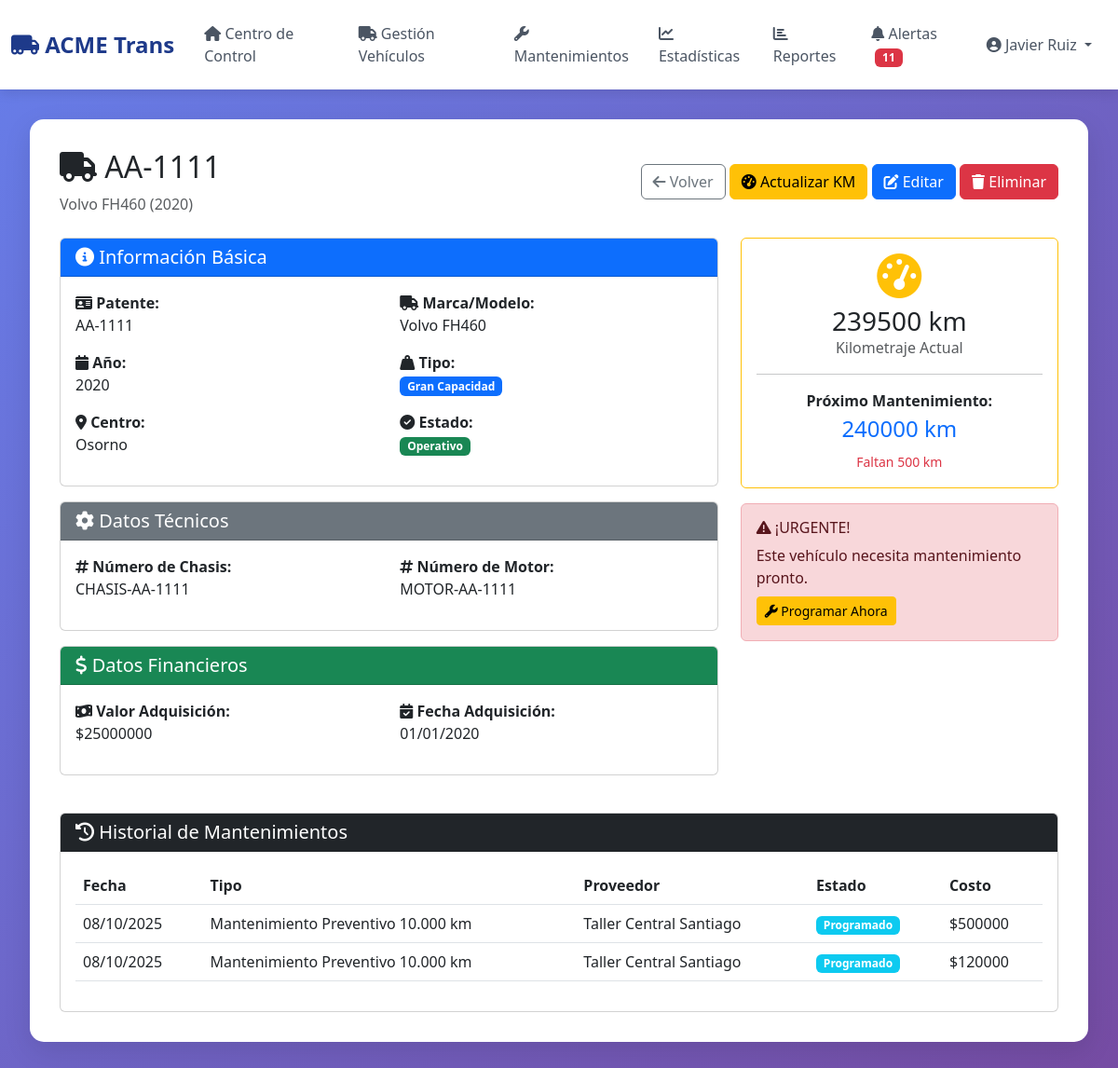
Page /dashboard/vehiculos/14/ (signed in) on the earlier database version.
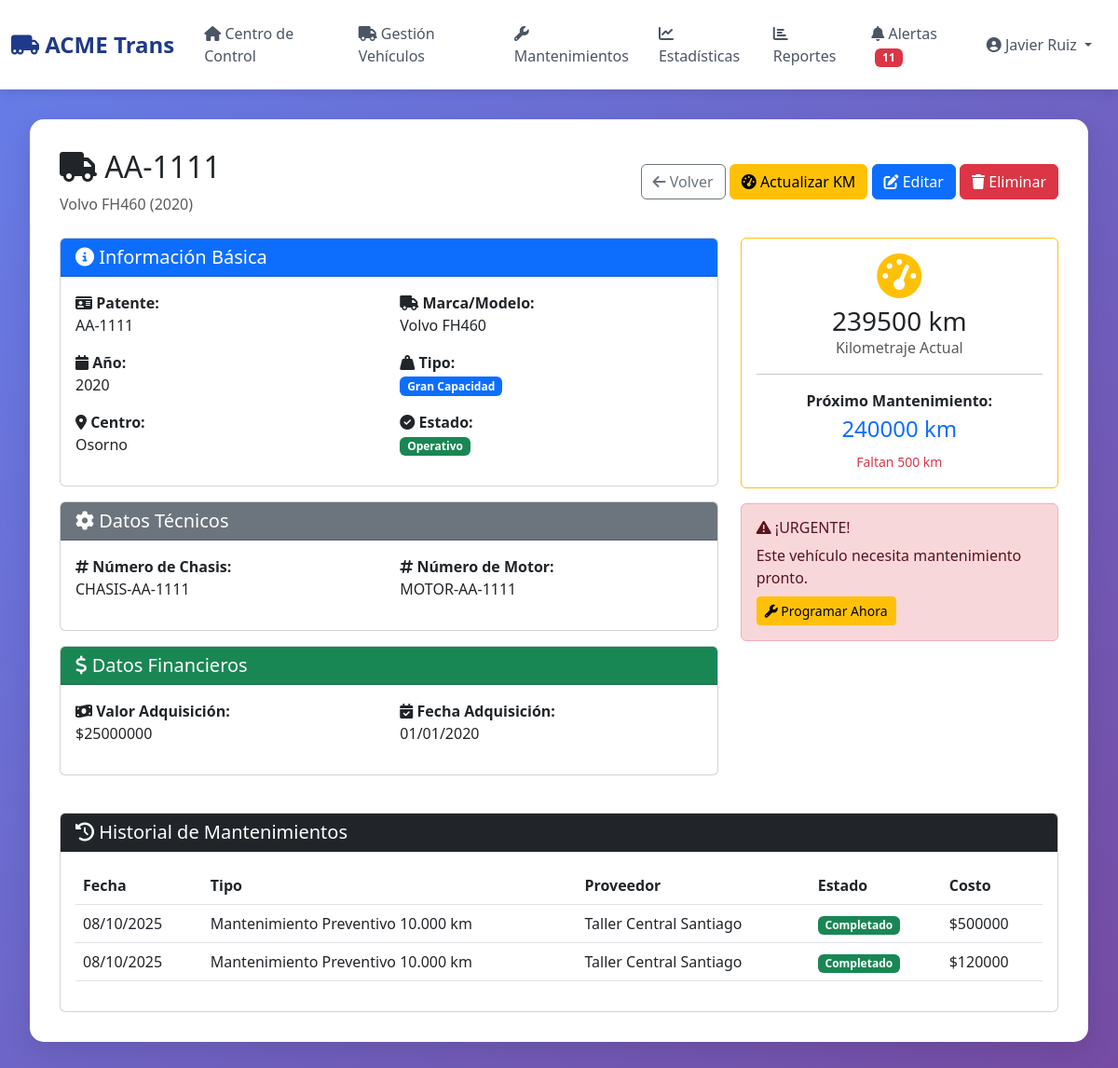
Same page on the later database version.
### flota/models.py (models this page shows, shortened)
class Mantenimiento(models.Model):
    ESTADO_CHOICES = [
        ('programado', 'Programado'),
        ('en_proceso', 'En Proceso'),
        ('completado', 'Completado'),
        ('cancelado', 'Cancelado'),
    ]
    TIPO_CHOICES = [
        ('preventivo', 'Preventivo'),
        ('correctivo', 'Correctivo'),
    ]
    PRIORIDAD_CHOICES = [
        ('baja', 'Baja'),
        ('media', 'Media'),
        ('alta', 'Alta'),
        ('critica', 'Crítica'),
    ]
    vehiculo = models.ForeignKey(
        Vehiculo,
        on_delete=models.CASCADE,
        related_name='mantenimientos',
        verbose_name="Vehículo"
    )
    tipo_mantenimiento = models.ForeignKey(
        TipoMantenimiento,
        on_delete=models.CASCADE,
        verbose_name="Tipo de Mantenimiento"
    )
    proveedor = models.ForeignKey(
        Proveedor,
        on_delete=models.CASCADE,
        verbose_name="Proveedor"
    )
    tipo = models.CharField(
        max_length=20,
        choices=TIPO_CHOICES,
        default='preventivo',
        verbose_name="Tipo"
    )
    estado = models.CharField(
        max_length=20,
        choices=ESTADO_CHOICES,
        default='programado',
        verbose_name="Estado"
    )
    prioridad = models.CharField(
        max_length=20,
        choices=PRIORIDAD_CHOICES,
        default='media',
        verbose_name="Prioridad"
    )
    fecha_programada = models.DateField(verbose_name="Fecha Programada")
    fecha_realizacion = models.DateField(null=True, blank=True, verbose_name="Fecha de Realización")
    kilometraje_programado = models.IntegerField(verbose_name="Kilometraje Programado")
    costo_estimado = models.DecimalField(
        max_digits=10,
        decimal_places=0,
        verbose_name="Costo Estimado"
    )
    costo_real = models.DecimalField(
        max_digits=10,
        decimal_places=0,
        null=True,
        blank=True,
        verbose_name="Costo Real"
    )
    tiempo_estimado_horas = models.IntegerField(
        default=4,
        verbose_name="Tiempo Estimado (horas)"
    )
    descripcion = models.TextField(verbose_name="Descripción del Trabajo")
    observaciones_programacion = models.TextField(
        blank=True,
        verbose_name="Observaciones"
    )
    usuario_programacion = models.ForeignKey(
        User,
        on_delete=models.CASCADE,
        related_name='mantenimientos_programados',
        verbose_name="Usuario que Programó"
    )
    fecha_creacion = models.DateTimeField(auto_now_add=True)
    fecha_modificacion = models.DateTimeField(auto_now=True)
    class Meta:
        verbose_name = "Mantenimiento"
        verbose_name_plural = "Mantenimientos"
        ordering = ['-fecha_programada']

class TipoMantenimiento(models.Model):
    nombre = models.CharField(max_length=100, verbose_name="Nombre")
    descripcion = models.TextField(verbose_name="Descripción")
    frecuencia_km = models.IntegerField(
        help_text="Cada cuántos km se debe realizar",
        verbose_name="Frecuencia (km)"
    )
    costo_estimado = models.DecimalField(
        max_digits=10,
        decimal_places=0,
        verbose_name="Costo Estimado"
    )
    tiempo_estimado_horas = models.IntegerField(verbose_name="Tiempo Estimado (horas)")
    es_preventivo = models.BooleanField(default=True, verbose_name="¿Es Preventivo?")
    activo = models.BooleanField(default=True)
    class Meta:
        verbose_name = "Tipo de Mantenimiento"
        verbose_name_plural = "Tipos de Mantenimiento"

class Proveedor(models.Model):
    nombre = models.CharField(max_length=100, verbose_name="Nombre")
    rut = models.CharField(max_length=12, verbose_name="RUT")
    direccion = models.TextField(verbose_name="Dirección")
    telefono = models.CharField(max_length=20, verbose_name="Teléfono")
    email = models.EmailField(verbose_name="Email")
    contacto_principal = models.CharField(max_length=100, verbose_name="Contacto Principal")
    especialidad = models.CharField(max_length=100, verbose_name="Especialidad")
    activo = models.BooleanField(default=True)
    fecha_creacion = models.DateTimeField(auto_now_add=True)
    class Meta:
        verbose_name = "Proveedor"
        verbose_name_plural = "Proveedores"

### flota/views.py (the view)
# urls.py: path('vehiculos/<int:pk>/', views.vehiculo_detalle_view, name='vehiculo_detalle'),
@login_required
def vehiculo_detalle_view(request, pk):
    vehiculo = get_object_or_404(Vehiculo, pk=pk)
    mantenimientos = vehiculo.mantenimientos.select_related(
        'tipo_mantenimiento', 'proveedor'
    ).order_by('-fecha_programada')[:10]
    context = {
        'vehiculo': vehiculo,
        'mantenimientos': mantenimientos,
        'page_title': f'Vehículo {vehiculo.patente}',
    }
    return render(request, 'flota/vehiculo_detalle.html', context)

### flota/models.py (called while the page is built)
    def proximo_mantenimiento_km(self):
        return ((self.kilometraje_actual // 10000) + 1) * 10000

    def km_hasta_mantenimiento(self):
        return self.proximo_mantenimiento_km() - self.kilometraje_actual

### flota/templates/flota/vehiculo_detalle.html (shortened to what the changed rows need)
{% extends 'flota/base.html' %}
{% block content %}
<div class="card-custom">
    <div class="d-flex justify-content-between align-items-center mb-4">
        <div>
            <h2><i class="fas fa-truck"></i> {{ vehiculo.patente }}</h2>
        </div>
    </div>
<div class="card mt-4">
    <div class="card-body">
        {% if mantenimientos %}
        <div class="table-responsive">
            <table class="table table-hover">
                <thead>
                    <tr>
                        <th>Fecha</th>
                        <th>Tipo</th>
                        <th>Proveedor</th>
                        <th>Estado</th>
                        <th>Costo</th>
                    </tr>
                </thead>
                <tbody>
                    {% for mant in mantenimientos %}
                    <tr>
                        <td>{{ mant.fecha_programada|date:"d/m/Y" }}</td>
                        <td>{{ mant.tipo_mantenimiento.nombre }}</td>
                        <td>{{ mant.proveedor.nombre }}</td>
                        <td>
                            <span
                                class="badge {% if mant.estado == 'completado' %}bg-success{% elif mant.estado == 'en_proceso' %}bg-warning{% else %}bg-info{% endif %}">
                                {{ mant.get_estado_display }}
                            </span>
                        </td>
                        <td>${{ mant.costo_estimado|floatformat:0 }}</td>
                    </tr>
                    {% endfor %}
                </tbody>
            </table>
        </div>
        {% else %}
        <p class="text-muted text-center mb-0">No hay mantenimientos registrados</p>
        {% endif %}
    </div>
</div>
</div>
{% endblock %}

Differences in the rows shown:
changed Mantenimiento (number 1 of 2 on the later page): estado "Programado" → "Completado"
changed Mantenimiento (number 2 of 2 on the later page): estado "Programado" → "Completado"
